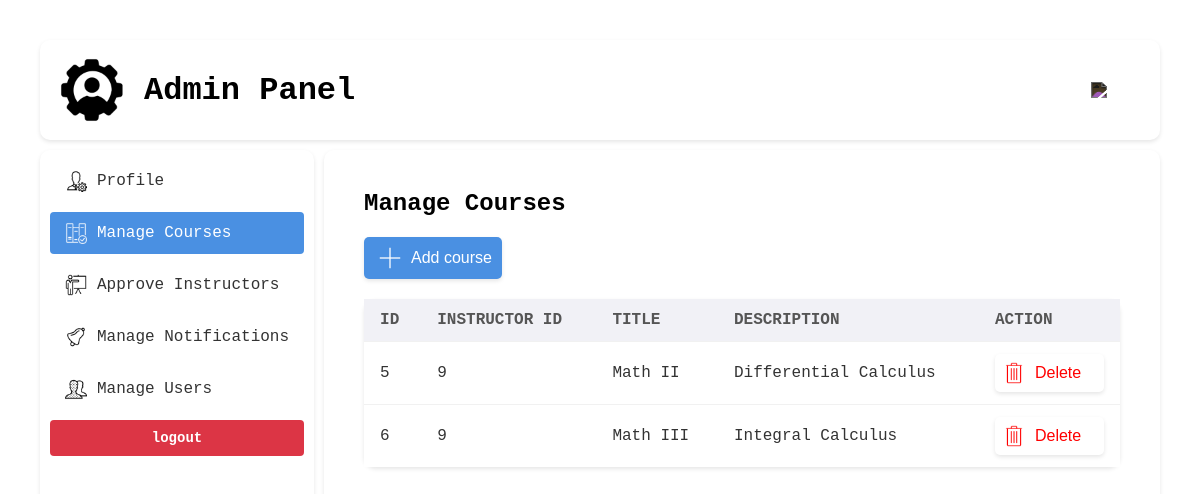
/view/admin/courses.php (signed in), run on an earlier commit of the app's database.
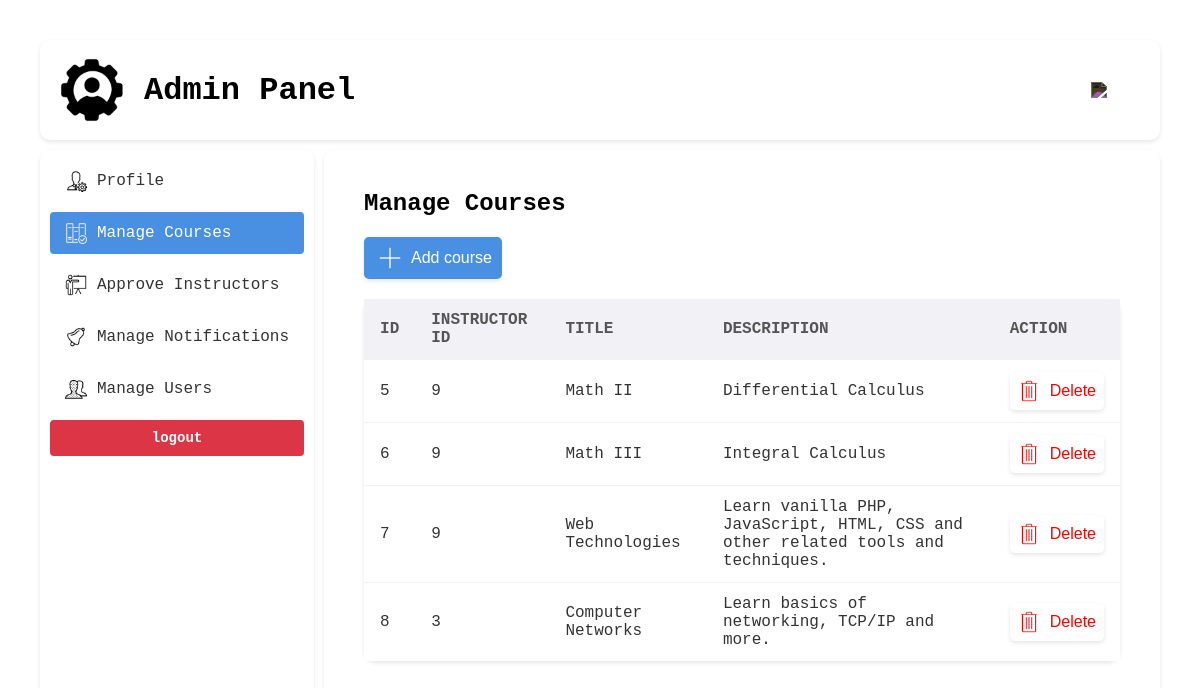
And on a later commit of the database.
### tables this page shows
CREATE TABLE `course` (
  `course_id` int(11) NOT NULL,
  `instructor_id` int(11) NOT NULL,
  `title` varchar(255) NOT NULL,
  `description` text DEFAULT NULL
);

### model/admin/Course.php (called while the page is built, shortened)
<?php
class Course {
    public static function getCourses() {
        $db = new Db();
        $conn = $db->open();
        $sql = "SELECT * FROM course";
        return $conn->query($sql);
    }
}

### view/admin/courses.php (the view, shortened to what this page needs)
<!DOCTYPE html>
<html>
<head>
    <link rel='stylesheet' href='../../assets/css/admin/global.css'>
    <link rel='stylesheet' href='../../assets/css/admin/view-courses.css'>
</head>
<body>
<div class="container">
    <?php include 'header.php'; ?>
    <?php include 'navigation.php' ?>
    <div>
        <h2>Manage Courses</h2>
        <a href="add_course.php" class="link-button" id="add-course"><img src='../../assets/uploads/admin/add.png'>Add course</a>
        <table>
            <tr>
                <th>ID</th>
                <th>Instructor ID</th>
                <th>Title</th>
                <th>Description</th>
                <th>Action</th>
            </tr>
            <?php
            require_once '../../model/admin/Course.php';
            $result = Course::getCourses();
            while ($row = $result->fetch_assoc()) {
                echo "<tr>
                        <td>" . $row['course_id'] . "</td>
                        <td>" . $row['instructor_id'] . "</td>
                        <td>" . $row['title'] . "</td>
                        <td>" . $row['description'] . "</td>
                        <td>
                            <a class='link-button' id='delete-course' href='../../control/admin/delete_course.php?id=" . urlencode($row['course_id']) . "'><img src='../../assets/uploads/admin/delete-red.png'>Delete</a>
                        </td>
                      </tr>";
            }
            ?>
        </table>
    </div>
</div>
</body>
</html>

What changed in the data, as far as the page shows it:
added course: course_id "7", instructor "9", title "Web Technologies", description "Learn vanilla PHP, JavaScript, HTML, CSS and other related tools and techniques."
added course: course_id "8", instructor "3", title "Computer Networks", description "Learn basics of networking, TCP/IP and more."
